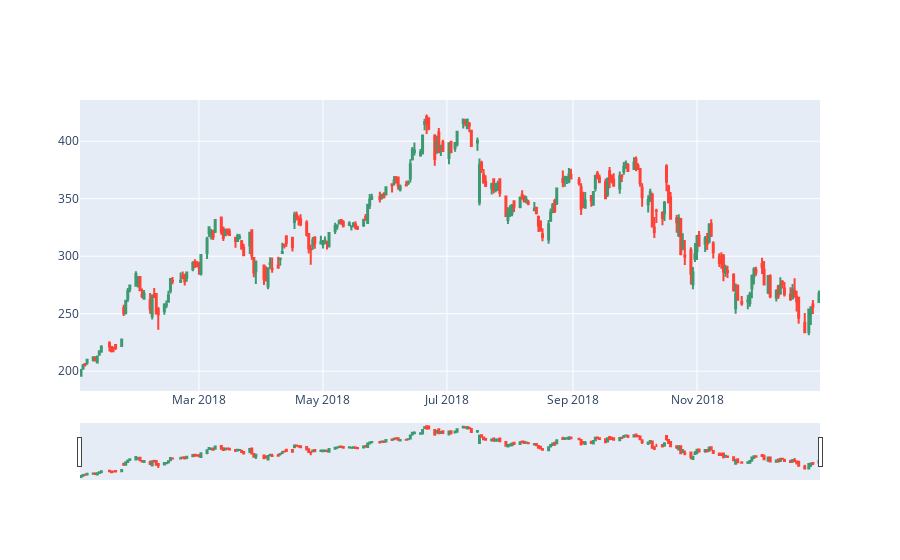

The cell this chart's notebook holds for it:
### Markdown cell above
# Get stock charts

### Code cell
import plotly.graph_objects as go
from datetime import datetime

# df = pd.read_csv('TSLA.csv')

fig = go.Figure(data=[go.Candlestick(x=df_nflx['Date Time'],
                open=df_nflx['Open'],
                high=df_nflx['High'],
                low=df_nflx['Low'],
                close=df_nflx['Close'])])

# fig.update_layout(xaxis_rangeslider_visible=False)
fig.show()

### Figure 1 — Plotly figure (JSON) as saved in the notebook; plotly's stock layout.template omitted (floating-point values rounded to 4 significant figures; data arrays with more than 128 entries replaced by an {"elided": "..."} marker saying what was removed)
{"data": [{"close": {"elided": "251 float values"}, "high": {"elided": "251 float values"}, "low": {"elided": "251 float values"}, "open": {"elided": "251 float values"}, "type": "candlestick", "x": {"elided": "251 str values"}}], "layout": {}}
